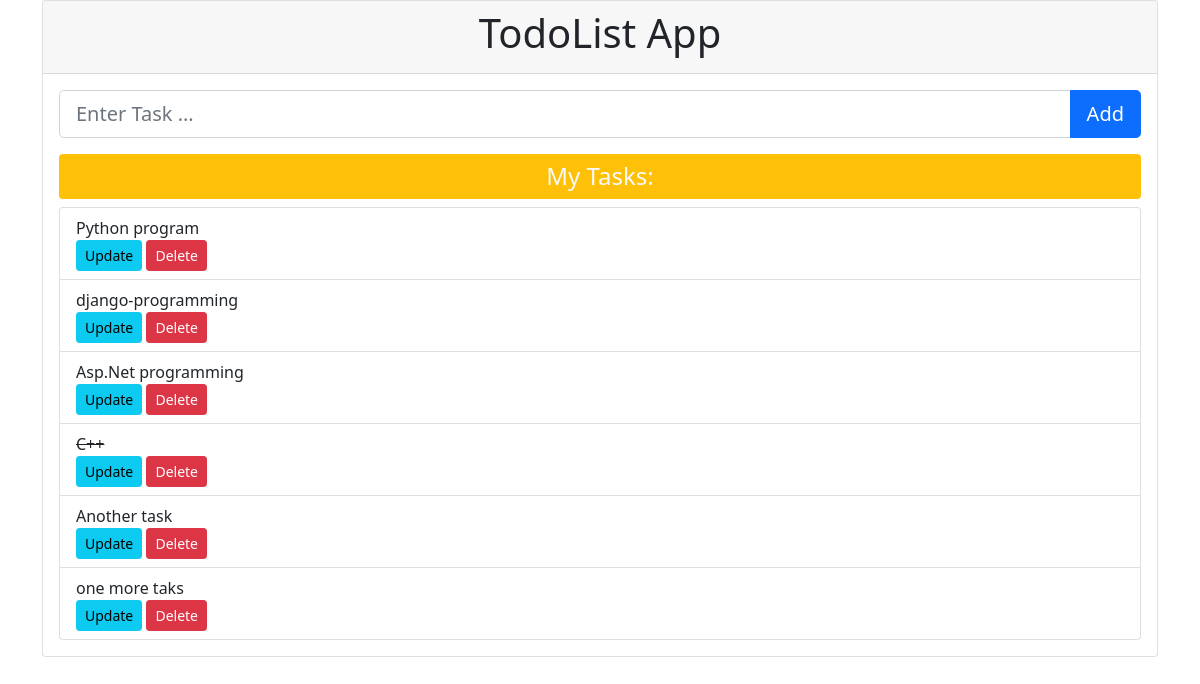
Before: / with the older database file.
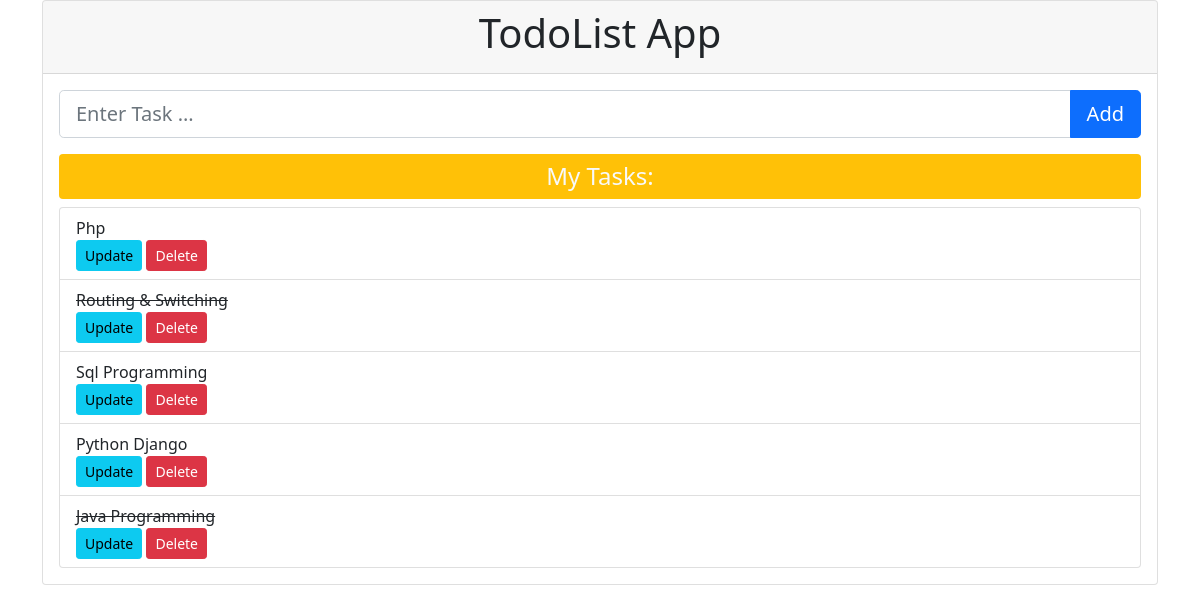
After: the same page with the newer database file.
### todolist/models.py (models this page shows, shortened)
class Task(models.Model):
    title = models.CharField(max_length=350)
    completed = models.BooleanField(default=False)
    created = models.DateTimeField(auto_now_add=True)

### todolist/views.py (the view)
# urls.py: path('', views.index, name='index'),
def index(request):
    form = TaskForm()
    if request.method == "POST":
        form = TaskForm(request.POST)
        if form.is_valid():
            form.save()
        return redirect('index')
    tasks = Task.objects.all()
    return render(request, 'index.html', {'task_form':form, 'tasks':tasks})

### todolist/forms.py
class TaskForm(forms.ModelForm):
    class Meta:
        model = Task
        fields = "__all__"  # include all fields in forms
    title = forms.CharField(
        widget = forms.TextInput(
            attrs={
                "class": "form-control form-control-lg",
                "placeholder": "Enter Task ...",
            }
        ),
    )
    completed = forms.CharField(
        required = False,
        widget = forms.widgets.CheckboxInput(attrs={"class":"form-check-input"}),
    )

### templates/index.html (shortened to what this page needs)
{% extends 'base.html' %}
{%  block content %}
    <div class="card">
        <div class="card-header">
            <h1 class="text-center"> TodoList App  </h1>
        </div>
        <div class="card-body">
            <form method ="post">
                <div class="input-group mb-3">
                    {{task_form.title}}
                    <button type="submit" class="btn btn-primary btn-lg" >Add</button>
                </div>
            </form>
                <h4 class="bg-warning text-light py-2 rounded text-center">My Tasks:</h4>
                <ul class="list-group">
                    {% for task in tasks %}
                        <li class= "list-group-item list-group-item-action">
                            {% if task.completed == True %}
                            <strike> {{task.title }} </strike>
                            {% else %}
                                {{task.title }}
                            {% endif %}
                            <div class="float-right">
                                <a class="btn btn-info btn-sm" href="{% url "update_task" task.id %}"> Update </a>
                                <a class="btn btn-danger btn-sm" href="{% url "delete_task" task.id %}"> Delete </a>
                            </div>
                        </li>
                    {% endfor %}
                </ul>
        </div>
    </div>
{%endblock%}

### templates/base.html (shortened to what this page needs)
 {% load static %}
<!doctype html>
<html lang="en">
<head>
    <link rel="stylesheet" href="https://stackpath.bootstrapcdn.com/bootstrap/5.0.0-alpha1/css/bootstrap.min.css"
>
</head>
<body>
    <div class="container">
        {% block content %}
        {% endblock content %}
    </div>
</body>
</html>

Changed rows visible on the page:
removed Task: title "Python program"
removed Task: title "django-programming"
removed Task: title "Asp.Net programming"
removed Task: title "C++"
removed Task: title "Another task"
removed Task: title "one more taks"
added Task: title "Php"
added Task: title "Routing & Switching"
added Task: title "Sql Programming"
added Task: title "Python Django"
added Task: title "Java Programming"
